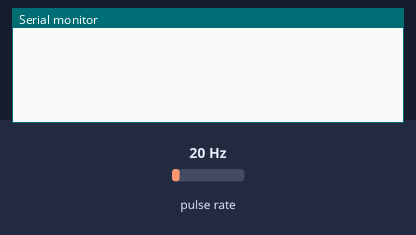
Bench run of a sketch on a simulated Arduino Uno, built with avr-gcc and run on an emulated ATmega328P. On the bench: the last lines printed to the serial monitor. Wiring (inferred from the names in the program): pulse sensor: data pin 2. Inputs (shaded band) come from the test bench; at power-on: pulse rate 20 Hz.

Above: at 1.2 s.
1.3 s: pulse rate (sensor on pin 2) set to 4 Hz
At 2.6 s:
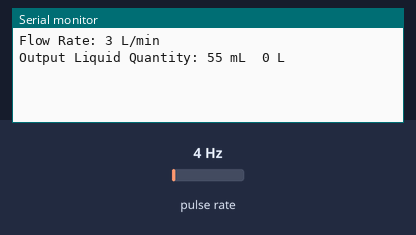
3.5 s: pulse rate (sensor on pin 2) set to 50 Hz
At 5.4 s:
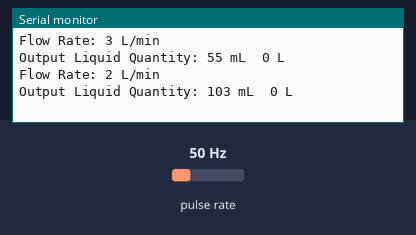
Timing chart, 0 to 6.9 s (numbered marks = the images above; inputs shaded):
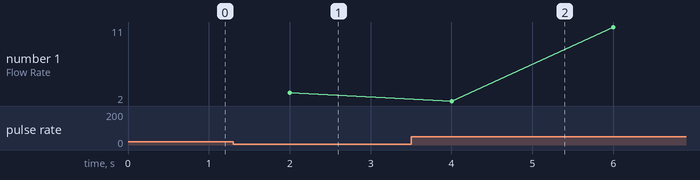

The sketch:

yf-s201_module.ino
```cpp
#define flowInterrupt 0	//	Interrupt 0 is attached to digital pin 2
#define flowPin 2

//	Hall effect flow sensor outputs approximately 4.5 pulses per second per litre/minute of flow
#define calibrationFactor 4.5

volatile byte pulseCount;
float flowRate;
unsigned int flowML;
unsigned long totalML;
unsigned long oldTime;

//	Interrupt Service Routine
void PulseCounter()
{
	++pulseCount;
}

//	Use YF-S201 Water Flow Sensor
void GetFlow()
{
	if((millis() - oldTime) > 1000)	//	Process counters once per second
	{
		detachInterrupt(flowPin);

		flowRate = ((1000.0 / (millis() - oldTime)) * pulseCount) / calibrationFactor;

		oldTime = millis();

		//	Converting from litre/minute to millilitres
		flowML = (flowRate / 60) * 1000;
		totalML += flowML;

		//	Display flow for this second in litre/minute
		Serial.println("Flow Rate: " + String(int(flowRate)) + " L/min");
		//	Display cumulative total of litres  flowed since starting
		Serial.println("Output Liquid Quantity: " + String(totalML) + " mL\t" + String(totalML/1000) + " L");

		pulseCount = 0;	//	Reset pulse counter
		attachInterrupt(flowInterrupt, PulseCounter, FALLING);
	}
}

void setup()
{
	Serial.begin(9600);
	pinMode(flowPin, INPUT);
	digitalWrite(flowPin, HIGH);

	pulseCount = 0;
	flowRate = 0.0;
	flowML = 0;
	totalML = 0;
	oldTime = 0;

	//	Configured to trigger on a FALLING state change (transition from HIGH to LOW)
	attachInterrupt(flowInterrupt, PulseCounter, FALLING);
}

void loop()
{
	GetFlow();
	delay(2000);
}
```

Measured:
- after the input at 1.3 s, the serial monitor: prints a new line after 0.70 s (image 1)
- after the input at 3.5 s, the serial monitor: prints a new line after 0.50 s (image 2)
- plotted number 1: 3 → 11 after the input at 3.5 s
